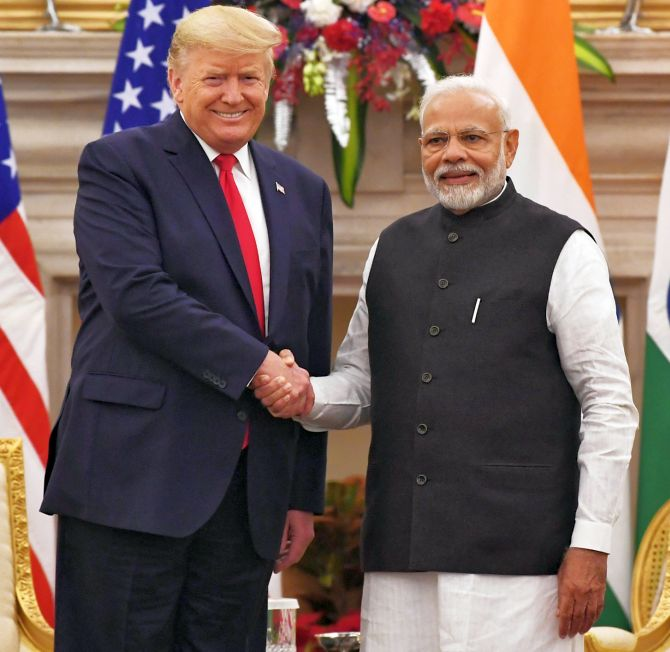
#> input picture images/testing/trump-modi.jpg, 670 x 652 px
$ jupyter execute image_face_detection_haar.ipynb   (shell and % lines are left out)
#> lines starting #> are read from the running program, lines starting #| are printed output that depends on the picture; after the words box and inside, x2 and y2 are one past the last pixel; in counts of white or black regions, pixels touching at a corner belong together
[cell 1]
#importing the required libraries
import cv2
import matplotlib.pyplot as plt


#loading the image to detect
image_to_detect = cv2.imread('images/testing/trump-modi.jpg')
#> image_to_detect is the input picture: shape (652, 670, 3); mean B, G, R 88.9, 95.5, 115.4
#load the pretrained haar classifier model
face_detection_classifier = cv2.CascadeClassifier('models/haarcascade_frontalface_default.xml')
#detect all face locations using the haar classifier
all_face_locations = face_detection_classifier.detectMultiScale(image_to_detect)
#> all_face_locations = [[185, 44, 93, 93], [407, 102, 95, 95]]
#print the number of faces detected
print('There are {} no of faces in this image'.format(len(all_face_locations)))
#| There are 2 no of faces in this image

#list to store individual faces
face_images = []

#looping through the face locations
for index,current_face_location in enumerate(all_face_locations):
    #splitting the tuple to get the four position values of current face
    x,y,width,height = current_face_location
    #start co-ordinates
    left_x, left_y = x,y
    #end co-ordinates
    right_x, right_y = x+width, y+height
    #printing the location of current face
    print('Found face {} at left_x:{},left_y:{},right_x:{},right_y:{}'.format(index+1,left_x,left_y,right_x,right_y))
    #slicing the current face from main image
    current_face_image = image_to_detect[left_y:right_y,left_x:right_x]
    #store face for display later
    face_images.append(current_face_image)
    #draw bounding box around the faces
    cv2.rectangle(image_to_detect,(left_x,left_y),(right_x,right_y),(0,255,0),2)
#> this loop made 2 passes
#> (x, y, width, height, left_x, left_y, right_x, right_y) on passes 1 to 2: (185, 44, 93, 93, 185, 44, 278, 137), (407, 102, 95, 95, 407, 102, 502, 197)
#| Found face 1 at left_x:185,left_y:44,right_x:278,right_y:137
#| Found face 2 at left_x:407,left_y:102,right_x:502,right_y:197
#> pass 1, `current_face_image = image_to_detect[left_y:right_y,left_x:right_x]`:
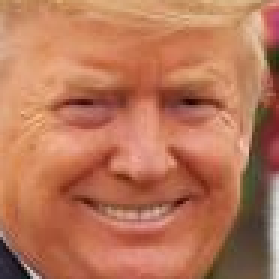
#> current_face_image: shape (93, 93, 3) (shown 3 times larger); mean B, G, R 88.3, 117.7, 184.2
#> pass 2, `current_face_image = image_to_detect[left_y:right_y,left_x:right_x]`:
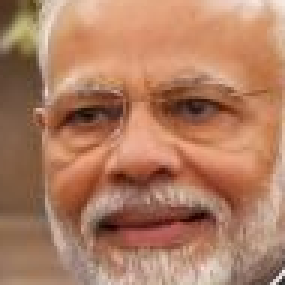
#> current_face_image: shape (95, 95, 3) (shown 3 times larger); mean B, G, R 98.1, 125.1, 175
#> after the loop:
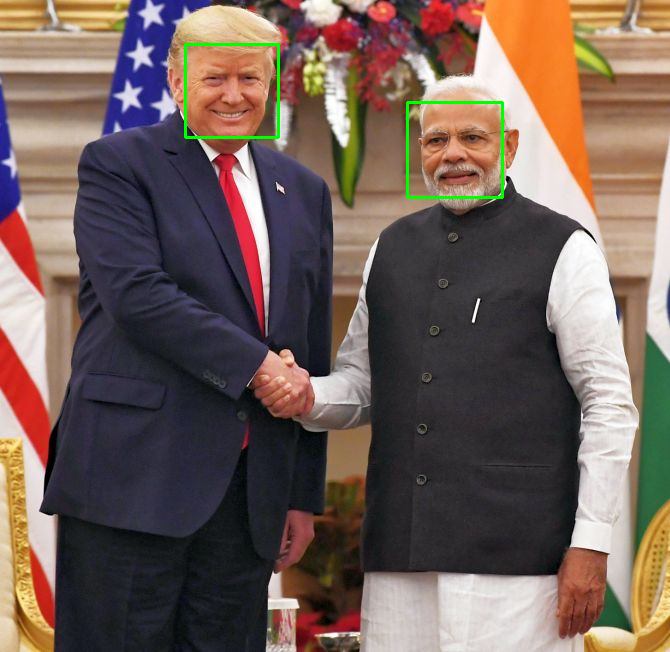
#> image_to_detect: shape (652, 670, 3); 0.51% of pixels changed, all inside (x1, y1, x2, y2) = (184, 43, 504, 199)
#> after the loop, face_images = 2 items

#show individual faces
for index, face_img in enumerate(face_images):
    plt.figure(figsize=(3, 3))
    plt.imshow(cv2.cvtColor(face_img, cv2.COLOR_BGR2RGB))
    plt.title("Face no " + str(index+1))
    plt.axis('off')
    plt.show()
#> this loop made 2 passes
#> pass 1, `plt.show()`:
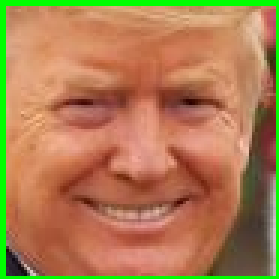
#> shown: shape (93, 93, 3) (shown 3 times larger); mean R, G, B 172.8, 125.7, 81.8
#> pass 2, `plt.show()`:
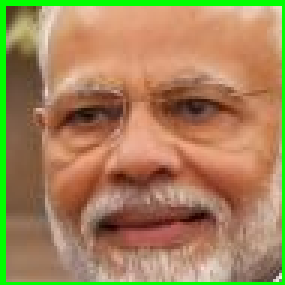
#> shown: shape (95, 95, 3) (shown 3 times larger); mean R, G, B 164.2, 132.3, 90.7

#show the main image with all faces
plt.figure(figsize=(12, 8))
plt.imshow(cv2.cvtColor(image_to_detect, cv2.COLOR_BGR2RGB))
plt.title("Faces in image")
plt.axis('off')
plt.show()

$ run again, with images/testing/deng.jpg copied over images/testing/trump-modi.jpg
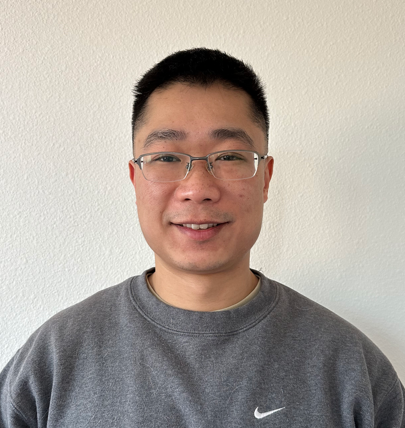
#> input picture images/testing/deng.jpg, 405 x 428 px
#> image_to_detect is the input picture: shape (428, 405, 3); mean B, G, R 156.4, 164.3, 173.7
#> all_face_locations = [[112, 89, 174, 174]]
#| There are 1 no of faces in this image
#> the loop `for index,current_face_location in enumerate(all_face_locations):` made 1 pass
#> (x, y, width, height, left_x, left_y, right_x, right_y) on pass 1: (112, 89, 174, 174, 112, 89, 286, 263)
#> (printed output is left out)
#> after the loop `for index,current_face_location in enumerate(all_face_locations):`:
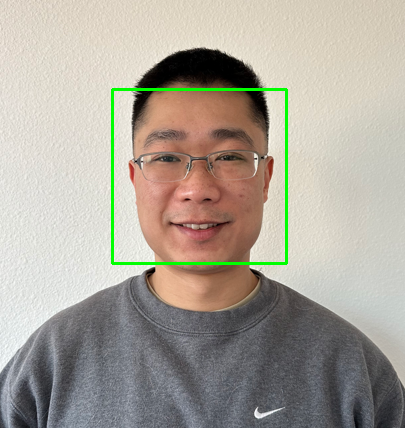
#> image_to_detect: shape (428, 405, 3); 1.2% of pixels changed, all inside (x1, y1, x2, y2) = (111, 88, 288, 265)
#> after the loop `for index,current_face_location in enumerate(all_face_locations):`: face_images = 1 item
#> the loop `for index, face_img in enumerate(face_images):` made 1 pass
#> pass 1, `plt.show()`:
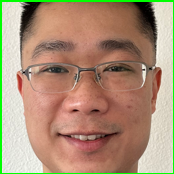
#> shown: shape (174, 174, 3); mean R, G, B 172.3, 144.8, 119.5

$ run again, with images/testing/elon.jpg copied over images/testing/trump-modi.jpg
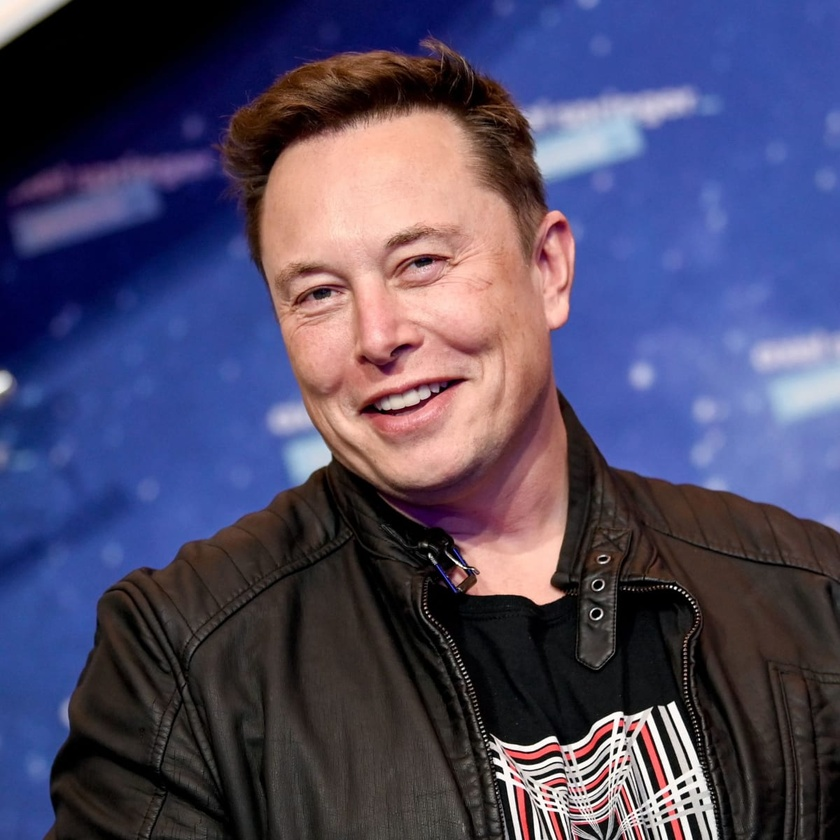
#> input picture images/testing/elon.jpg, 840 x 840 px, shrunk from 1200 x 1200 before the run
#> image_to_detect is the input picture: shape (840, 840, 3); mean B, G, R 100.7, 72.9, 77.8
#> all_face_locations = [[209, 138, 336, 336]]
#| There are 1 no of faces in this image
#> the loop `for index,current_face_location in enumerate(all_face_locations):` made 1 pass
#> (x, y, width, height, left_x, left_y, right_x, right_y) on pass 1: (209, 138, 336, 336, 209, 138, 545, 474)
#> (printed output is left out)
#> after the loop `for index,current_face_location in enumerate(all_face_locations):`:
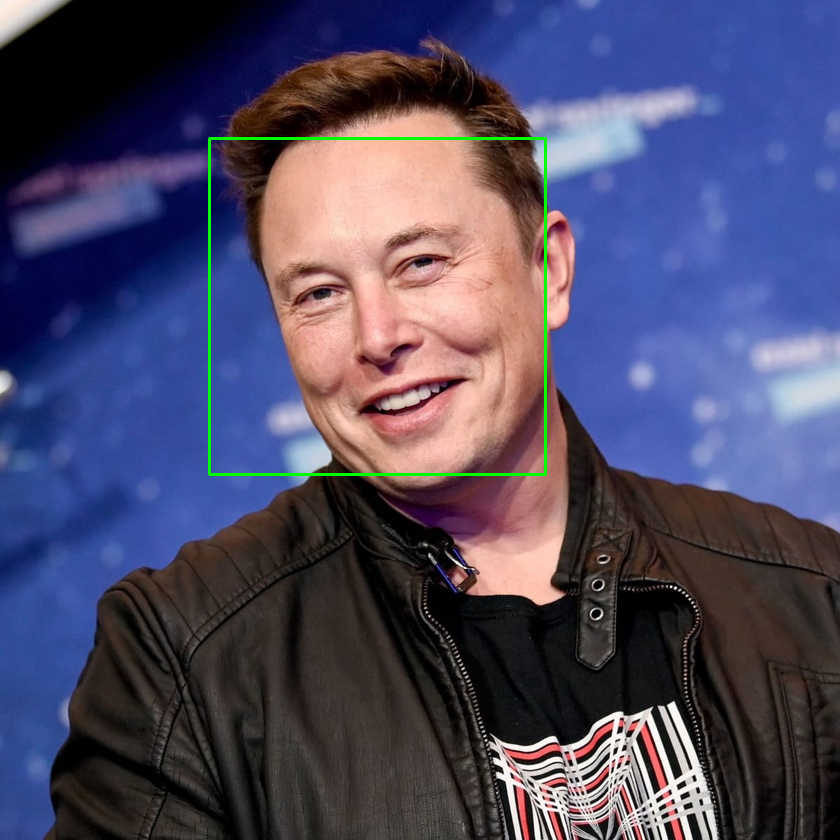
#> image_to_detect: shape (840, 840, 3); 0.57% of pixels changed, all inside (x1, y1, x2, y2) = (208, 137, 547, 476)
#> after the loop `for index,current_face_location in enumerate(all_face_locations):`: face_images = 1 item
#> the loop `for index, face_img in enumerate(face_images):` made 1 pass
#> pass 1, `plt.show()`:
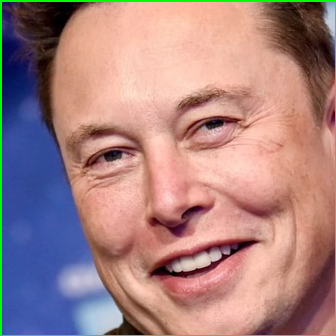
#> shown: shape (336, 336, 3); mean R, G, B 166.3, 131.2, 129.1
